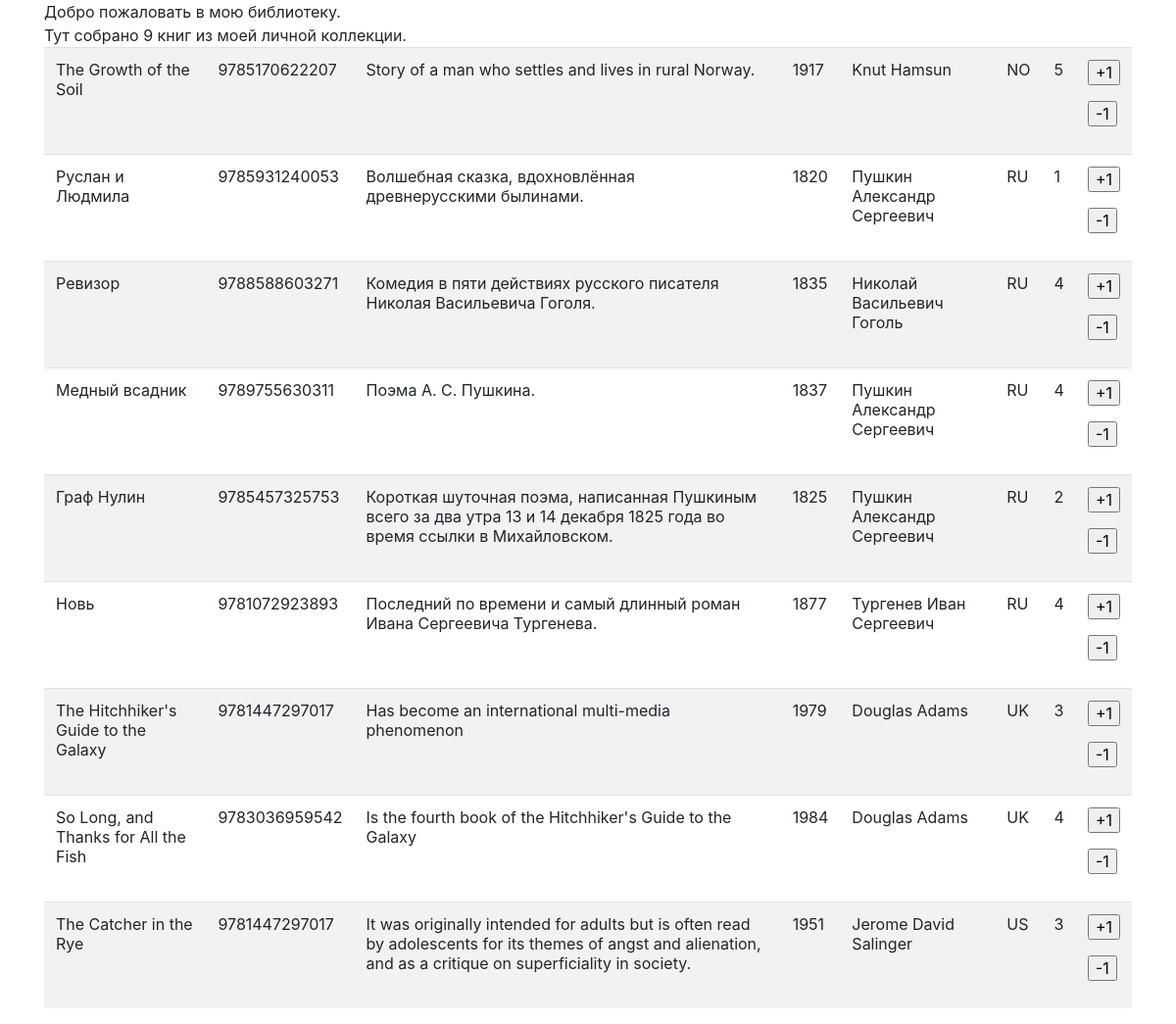
The app's page /index/ with its own data.
### p_library/models.py (models this page shows, shortened)
class Book(models.Model):
    ISBN = models.CharField(max_length=13)
    title = models.TextField()
    description = models.TextField()
    year_release = models.SmallIntegerField()
    author = models.ForeignKey(Author, on_delete=models.CASCADE)
    publisher = models.ForeignKey(Publisher, on_delete = models.DO_NOTHING, blank=True, default = 1)
    copy_count = models.SmallIntegerField(default=1)
    price = models.FloatField()

class Author(models.Model):
    full_name = models.TextField()
    birth_year = models.SmallIntegerField()
    country = models.CharField(max_length=2)

### p_library/views.py (the view)
# urls.py: path('index/', views.index),
def index(request):
    template = loader.get_template('index.html')
    books = Book.objects.all()
    biblio_data = {
        "title": "мою библиотеку",
        "books": books,
    }
    return HttpResponse(template.render(biblio_data, request))

### p_library/templates/index.html (shortened to what this page needs)
<link rel="stylesheet" href="https://stackpath.bootstrapcdn.com/bootstrap/4.3.1/css/bootstrap.min.css">
<div class="container">
Добро пожаловать в {{ title }}. <br>
Тут собрано {{ books|length }} книг из моей личной коллекции. <br>
<table class="table table-striped">
    {% for book in books %}
        <tr>
            <td>{{ book.title }}</td>
            <td>{{ book.ISBN }}</td>
            <td>{{ book.description }}</td>
            <td>{{ book.year_release }}</td>
            <td>{{ book.author.full_name }}</td>
            <td>{{ book.author.country }}</td>
            <td>{{ book.copy_count }}</td>
            <td>
                <form action="/index/book_increment/" method="post" enctype="multipart/form-data">
                    <input type="submit" value="+1" />
                </form>
                <form action="/index/book_decrement/" method="post" enctype="multipart/form-data">
                    <input type="submit" value="-1" />
                </form>
            </td>
        </tr>
    {% endfor %}
</table>
</div>

### records on screen
Book: title "The Growth of the Soil", ISBN "9785170622207", description "Story of a man who settles and lives in rural Norway.", year_release "1917", author.full_name "Knut Hamsun", author.country "NO", copy_count "5"
Book: title "Руслан и Людмила", ISBN "9785931240053", description "Волшебная сказка, вдохновлённая древнерусскими былинами.", year_release "1820", author.full_name "Пушкин Александр Сергеевич", author.country "RU", copy_count "1"
Book: title "Ревизор", ISBN "9788588603271", description "Комедия в пяти действиях русского писателя Николая Васильевича Гоголя.", year_release "1835", author.full_name "Николай Васильевич Гоголь", author.country "RU", copy_count "4"
Book: title "Медный всадник", ISBN "9789755630311", description "Поэма А. С. Пушкина.", year_release "1837", author.full_name "Пушкин Александр Сергеевич", author.country "RU", copy_count "4"
Book: title "Граф Нулин", ISBN "9785457325753", description "Короткая шуточная поэма, написанная Пушкиным всего за два утра 13 и 14 декабря 1825 года во время ссылки в Михайловском.", year_release "1825", author.full_name "Пушкин Александр Сергеевич", author.country "RU", copy_count "2"
Book: title "Новь", ISBN "9781072923893", description "Последний по времени и самый длинный роман Ивана Сергеевича Тургенева.", year_release "1877", author.full_name "Тургенев Иван Сергеевич", author.country "RU", copy_count "4"
Book: title "The Hitchhiker's Guide to the Galaxy", ISBN "9781447297017", description "Has become an international multi-media phenomenon", year_release "1979", author.full_name "Douglas Adams", author.country "UK", copy_count "3"
Book: title "So Long, and Thanks for All the Fish", ISBN "9783036959542", description "Is the fourth book of the Hitchhiker's Guide to the Galaxy", year_release "1984", author.full_name "Douglas Adams", author.country "UK", copy_count "4"
Book: title "The Catcher in the Rye", ISBN "9781447297017", description "It was originally intended for adults but is often read by adolescents for its themes of angst and alienation, and as a critique on superficiality in society.", year_release "1951", author.full_name "Jerome David Salinger", author.country "US", copy_count "3"

### other values on screen
{{ title }} "мою библиотеку"
{{ books|length }} "9"
